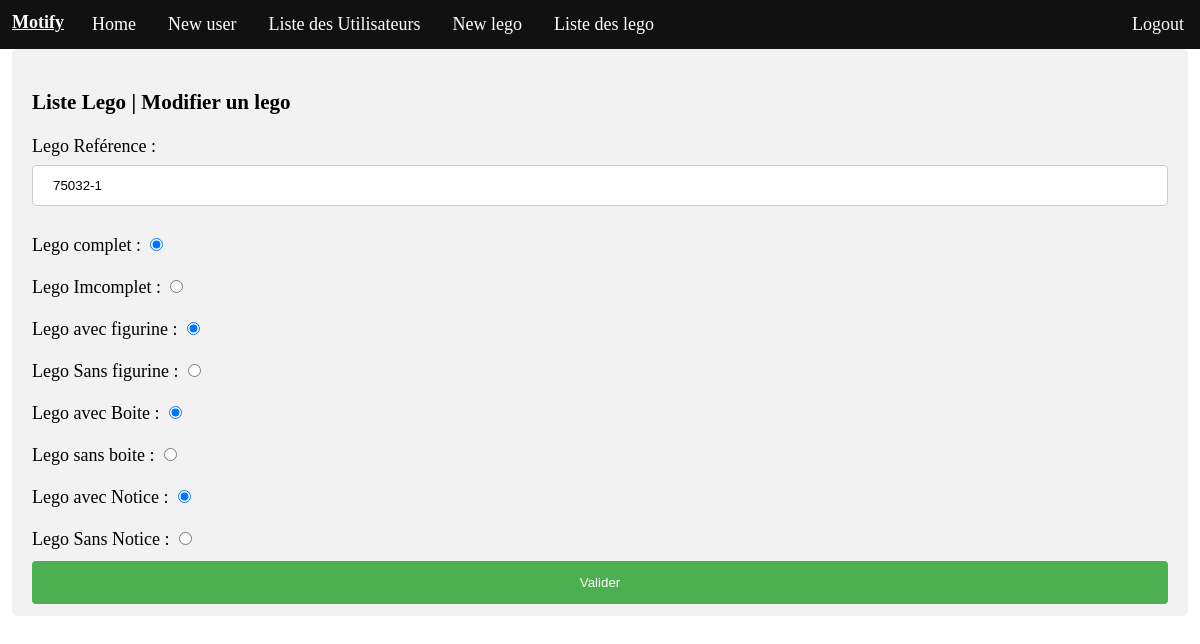
The page /src/updateLego.php?id=75032-1 (signed in) on the database its author committed.
### tables this page shows
CREATE TABLE IF NOT EXISTS `lego` (
  `lego_id` char(50) NOT NULL DEFAULT '',
  `lego_complet` char(3) NOT NULL DEFAULT '0',
  `lego_figurine` char(3) NOT NULL DEFAULT '0',
  `lego_boite` char(3) NOT NULL DEFAULT '0',
  `lego_notice` char(3) NOT NULL DEFAULT '0',
  `lego_date` char(4) NOT NULL DEFAULT '0000',
  PRIMARY KEY (`lego_id`)
);

### Classes/Manager/Legomanager.php (called while the page is built, shortened)
<?php
include ('../Classes/Entity/Lego.php');
include('../lib/MotifyLogging.php');
Class LegoManager{
    private $_db;
    public function setDb($db){
        $this->_db = $db;
    }
    public function getOne(): array
    {
        $logger = new MotifyLogging();
        $legoList = array();
        $id = $_GET['id'];
        $request = $this->_db->prepare('SELECT `lego_id`, lego_complet, lego_figurine, lego_boite, lego_notice, lego_date FROM lego WHERE lego_id =?;');
        $request->bindParam(1, $id);
        $request->execute();
        while ($ligne = $request->fetch(PDO::FETCH_ASSOC)) {
            $lego = new Lego($ligne);
            $legoList[] = $lego;
        }
        return $legoList;
    }
    }
?>

### lib/MotifyLogging.php (called while the page is built, shortened)
<?php
 class MotifyLogging{
    private $fichier = '/log/MotifyLog.log';
    public  function getFichier(){
        return $this->fichier;
    }
}

### Classes/Entity/Lego.php (called while the page is built, shortened)
<?php
class Lego
{
    private $Id;
    private $complet;
    private $figurine;
    private $boite;
    private $notice;
    public function hydrate(array $ligne)
    {
        foreach ($ligne as $key => $value) {
            $method = "set" . ucfirst($key);
        }
    }
    public function setLego_id($Id)
    {
        $this->Id = $Id;
        return $this;
    }
    public function getLego_id()
    {
        return $this->Id;
    }
    public function getComplet()
    {
        return $this->complet;
    }
    public function setLego_complet($complet)
    {
        $this->complet = $complet;
        return $this;
    }
    public function getFigurine()
    {
        return $this->figurine;
    }
    public function setLego_figurine($figurine)
    {
        $this->figurine = $figurine;
        return $this;
    }
    public function getBoite()
    {
        return $this->boite;
    }
    public function setLego_boite($boite)
    {
        $this->boite = $boite;
        return $this;
    }
    public function getNotice()
    {
        return $this->notice;
    }
    public function setLego_notice($notice)
    {
        $this->notice = $notice;
        return $this;
    }
    public function setlego_date($date)
    {
        return $this;
    }
}

### src/updateLego.php (the view, shortened to what this page needs)
<!DOCTYPE html>
<html lang="fr">
    <head>
    <link rel="stylesheet" href="../Assets/style/style.css">
    </head>
    <body>
        <header>
            <nav class="topnav" id="myTopnav">
                <ul>
                  <li class="title">Motify</li>
                  <li><a href="../index.php">Home</a></li>
                  <li><a href="newUser.php">New user</a></li>
                  <li><a href="UserList.php">Liste des Utilisateurs</a></li>
                  <li><a href="newLego.php">New lego</a></li>
                  <li><a href="LegoList.php">Liste des lego</a></li>
                  <?php
                    if (!$_SESSION['connecter'] == TRUE) {
                        header('Location: connection.php');
                        }else{
                        echo  '<li style="float:right"><a href="deconnect.php">Logout</a></li>';
                        }
                  ?>
                </ul>
              </nav>
          </header>
          <main>
            <div class="formulaire">
                <h3>Liste Lego | Modifier un lego</h3><?php
include '../Classes/Manager/Legomanager.php';
$db = new PDO(DBHOST, DBUSER, DBPASSWORD);
$Legomanager = new LegoManager($db);
$requete = $Legomanager->getOne();
foreach($requete as $items){
        print("<form method='POST' action='updateLego2.php'>");
        print("<label for='ref'>Lego Reférence : </label>");
        print("<input type='text' name='ref' value=".$items->getLego_id()."><br><br>");
        if ($items->getComplet() == "non"){
            print("<label for='comp'>Lego Imcomplet : </label>");
        }else{
            print("<label for='comp'>Lego complet : </label>");
        }
        print("<input type='radio' name='complet' id='comp' value=".$items->getComplet()." checked/><br><br>");
        if ($items->getComplet() == "oui"){
            print("<label for='imcomplet'>Lego Imcomplet : </label>");
            print("<input type='radio' name='complet' id='imcomplet' value='non'><br><br>");
        }else{
            print("<label for='complet'>Lego Complet : </label>");
            print("<input type='radio' name='complet' id='complet' value='oui'><br><br>");
        }
        if ($items->getFigurine() == "non"){
            print("<label for='comp'>Lego sans figurine : </label>");
        }else{
            print("<label for='comp'>Lego avec figurine : </label>");
        }
        print("<input type='radio' id='comp' name='figurine' value=".$items->getFigurine()." checked/><br><br>");
        if ($items->getFigurine() == "oui"){
            print("<label for='Sfigure'>Lego Sans figurine : </label>");
            print("<input type='radio' name='figurine' id='Sfigure' value='non'><br><br>");
        }else{
            print("<label for='Afigurine'>Lego Avec Figurine : </label>");
            print("<input type='radio' name='figurine' id='Afigurine' value='oui'><br><br>");
        }
        if ($items->getBoite() == "non"){
            print("<label for='comp'>Lego sans Boite : </label>");
        }else{
            print("<label for='comp'>Lego avec Boite : </label>");
        }
        print("<input type='radio' id='comp' name='boite' value=".$items->getBoite()." checked/><br><br>");
        if ($items->getBoite() == "oui"){
            print("<label for='Sboite'>Lego sans boite : </label>");
            print("<input type='radio' name='boite' id='Sboite' value='non'><br><br>");
        }else{
            print("<label for='Aboite'>Lego avec boite : </label>");
            print("<input type='radio' name='boite' id='Aboite' value='oui'><br><br>");
        }
        if ($items->getNotice() == "non"){
            print("<label for='comp'>Lego sans Notice : </label>");
        }else{
            print("<label for='comp'>Lego avec Notice : </label>");
        }
        print("<input type='radio' id='comp' name='notice' value=".$items->getNotice()." checked/><br><br>");
        if ($items->getNotice() == "oui"){
            print("<label for='SNotice'>Lego Sans Notice : </label>");
            print("<input type='radio' name='notice' id='SNotice' value='non'>");
        }else{
            print("<label for='ANotice'>Lego Avec Notice : </label>");
            print("<input type='radio' name='notice' id='ANotice' value='oui'>");
        }
        print("<input type='submit' value='Valider'>");
        print("</form>");
    }?>
    </div>
        </main>
    </body>
</html>

### Assets/style/style.css (style rules this page uses)
html { height: 100%; }
body { margin: 0px; padding: 0px; font-family: consolas; font-size: 18px; height: 100%; }
ul { list-style-type: none; margin: 0; padding: 0; overflow: hidden; background-color: #111; }
li { float: left; }
li a { display: block; color: white; text-align: center; padding: 14px 16px; text-decoration: none; }
.title { padding-top: 1%; color: white; font-weight: bold; padding-left: 1%; padding-right: 1%; text-decoration: underline; }
input[type=text],input[type=password], select { width: 100%; padding: 12px 20px; margin: 8px 0; display: inline-block; border: 1px solid #ccc; border-radius: 4px; box-sizing: border-box; }
input[type=submit] { width: 100%; background-color: #4CAF50; color: white; padding: 14px 20px; margin: 1% 0; border: none; border-radius: 4px; cursor: pointer; }
.formulaire { border-radius: 5px; background-color: #f2f2f2; padding: 20px; height: 29.3em; margin-left: 1%; margin-right: 1%; }

### rows shown on the page
lego: ref "75032-1", shows "Lego complet :", shows "Lego avec figurine :", shows "Lego avec Boite :", shows "Lego avec Notice :"
